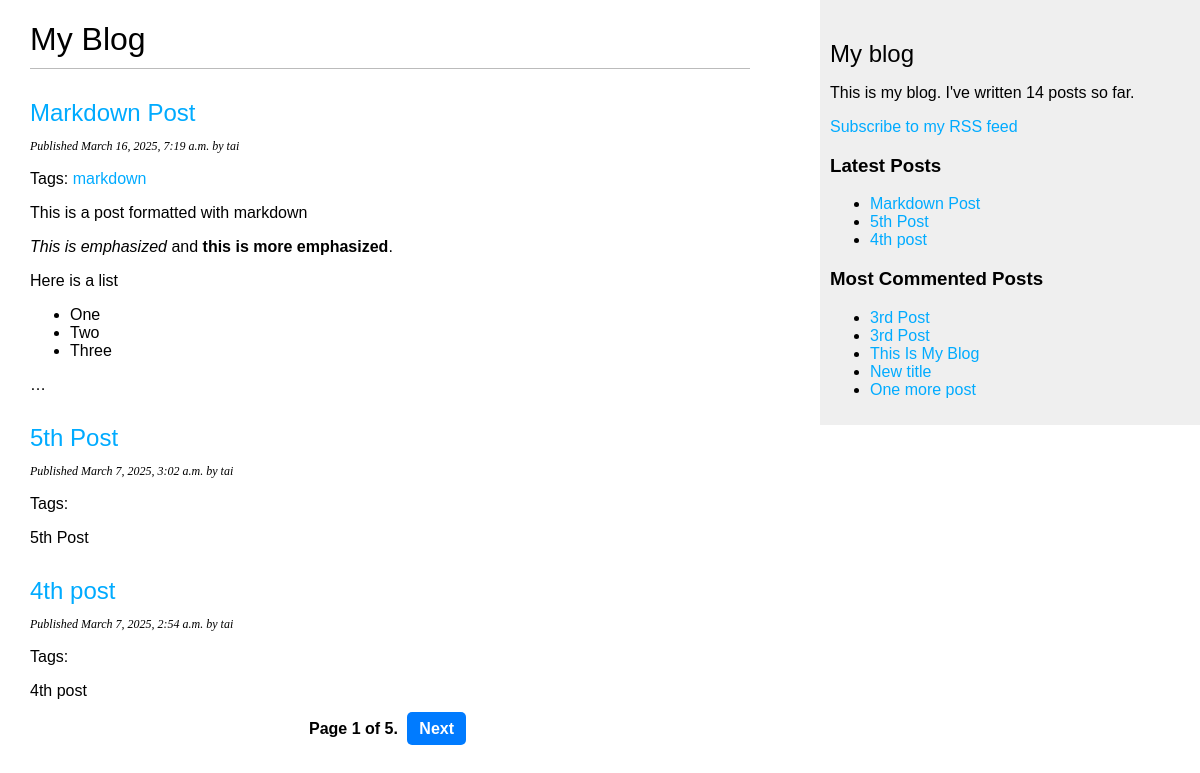
Screenshot of /blog/ with the database file from the repository.
### blog/models.py (models this page shows, shortened)
class Post(models.Model):
    STATUS_CHOICES = (
        ('draft', 'Draft'),
        ('published', 'Published'),
    )
    title = models.CharField(max_length=250)
    slug = models.SlugField(max_length=250, unique_for_date='publish')
    author = models.ForeignKey(User, on_delete=models.CASCADE, related_name='blog_posts')
    body = models.TextField()
    publish = models.DateTimeField(default=timezone.now)
    created = models.DateTimeField(auto_now_add=True)
    updated = models.DateTimeField(auto_now=True)
    status = models.CharField(max_length=10, choices=STATUS_CHOICES, default='published')
    objects = models.Manager()  # Default manager
    published = PostManager()   # Custom manager for published posts
    tags = TaggableManager()  # ✅ Correct usage
    class Meta:
        ordering = ('-publish',)
    def get_absolute_url(self):
        if not self.slug:
            return "#"  # Prevent errors if slug is missing
        return reverse('blog:post_detail', args=[self.publish.year, self.publish.month, self.publish.day, self.slug])

### blog/views.py (the view)
# urls.py: path('', views.post_list, name='post_list'),
def post_list(request, tag_slug=None):
    object_list = Post.published.all()
    tag = None
    if tag_slug:  # ✅ Filter posts by tag if provided
        tag = get_object_or_404(Tag, slug=tag_slug)
        object_list = object_list.filter(tags__in=[tag])
    paginator = Paginator(object_list, 3)  # 3 posts per page
    page = request.GET.get('page')
    try:
        posts = paginator.page(page)
    except PageNotAnInteger:
        posts = paginator.page(1)
    except EmptyPage:
        posts = paginator.page(paginator.num_pages)
    return render(request, 'blog/post/list.html', {
        'page': page,
        'posts': posts,
        'tag': tag  # ✅ Pass the tag to the template
    })

### blog/models.py (called while the page is built)
    def get_queryset(self):
        return super().get_queryset().filter(status='published')

### blog/templatetags/blog_tags.py (called while the page is built)
@register.simple_tag
def total_posts():
    return Post.published.count()

@register.inclusion_tag('blog/post/latest_posts.html')
def show_latest_posts(count=5):
    latest_posts = Post.published.order_by('-publish')[:count]
    return {'latest_posts': latest_posts}

@register.simple_tag
def get_most_commented_posts(count=5):
    return Post.published.annotate(
        total_comments=Count('comments')
    ).order_by('-total_comments')[:count]

@register.filter(name='markdown')
def markdown_format(text):
    return mark_safe(markdown.markdown(text))

### blog/templates/blog/post/list.html (shortened to what this page needs)
{% extends "blog/base.html" %}
{% load blog_tags %}
{% block content %}
    <h1>My Blog</h1>
    {% for post in posts %}
        <h2>
            <a href="{{ post.get_absolute_url }}">
                {{ post.title }}
            </a>
        </h2>
        <p class="date">
            Published {{ post.publish }} by {{ post.author }}
        </p>
        <p class="tags">
            Tags:
            {% for tag in post.tags.all %}
                <a href="{% url "blog:post_list_by_tag" tag.slug %}">
                    {{ tag.name }}
                </a>
            {% endfor %}
        </p>
        <p>{{ post.body|markdown|truncatewords_html:30 }}</p>
    {% empty %}
        <p>No posts available.</p>
    {% endfor %}
    {% include "pagination.html" with page=posts %}
{% endblock %}

### blog/templates/blog/base.html (shortened to what this page needs)
{% load static %}
{% load blog_tags %}
<!DOCTYPE html>
<html>
<head>
    <link href="{% static 'css/blog.css' %}" rel="stylesheet">
</head>
<body>
    <div id="content">
        {% block content %}
        {% endblock %}
    </div>
    <div id="sidebar">
        <h2>My blog</h2>
        <p>This is my blog. I've written {% total_posts %} posts so far.</p>
        <p> <a href="{% url "blog:post_feed" %}" >Subscribe to my RSS feed </a></p>
        <h3>Latest Posts</h3>
        {% show_latest_posts 3 %}
        <h3>Most Commented Posts</h3>
        {% get_most_commented_posts as most_commented_posts %}
        <ul>
            {% for post in most_commented_posts %}
            <li>
                <a href="{{ post.get_absolute_url }}">{{ post.title }}</a>
            </li>
            {% endfor %}
        </ul>
    </div>
</body>
</html>

### blog/templates/pagination.html (shortened to what this page needs)
<div class="pagination">
    <span class="step-links">
        <span class="current">
            Page {{ page.number }} of {{ page.paginator.num_pages }}.
        </span>
        {% if page.has_next %}
            <a href="?page={{ page.next_page_number }}">Next</a>
        {% endif %}
    </span>
</div>

### blog/templates/blog/post/latest_posts.html
<ul>
    {% for post in latest_posts %}
        <li>
            <a href="{{ post.get_absolute_url }}">{{ post.title }}</a>
        </li>
        {% endfor %}
    </ul>

### blog/static/css/blog.css (style rules this page uses)
body { margin: 0; padding: 0; font-family: helvetica, sans-serif; }
a { color: #00abff; text-decoration: none; }
h1 { font-weight: normal; border-bottom: 1px solid #bbb; padding: 0 0 10px 0; }
h2 { font-weight: normal; margin: 30px 0 0; }
#content { float: left; width: 60%; padding: 0 0 0 30px; }
#sidebar { float: right; width: 30%; padding: 10px; background: #efefef; height: 100%; }
p.date { color: #000000; font-family: georgia, serif; font-size: 12px; font-style: italic; }
.pagination { margin: 40px 0; font-weight: bold; }
.pagination { text-align: center; margin: 20px 0; }
.pagination .step-links a { padding: 8px 12px; margin: 5px; text-decoration: none; background: #007bff; color: white; border-radius: 5px; }

### rows the page displays
Post: title "Markdown Post", publish "March 16, 2025, 7:19 a.m.", author "tai", body "This is a post formatted with markdown This is emphasized and this is more emphasized . Here is a list One Two Three …"
Tag: name "markdown"
Post: title "5th Post", publish "March 7, 2025, 3:02 a.m.", author "tai", body "5th Post"
Post: title "4th post", publish "March 7, 2025, 2:54 a.m.", author "tai", body "4th post"
Post: title "3rd Post"
Post: title "3rd Post"
Post: title "This Is My Blog"
Post: title "New title"
Post: title "One more post"

### other values shown
{{ page.number }} "1"
{{ page.paginator.num_pages }} "5"
